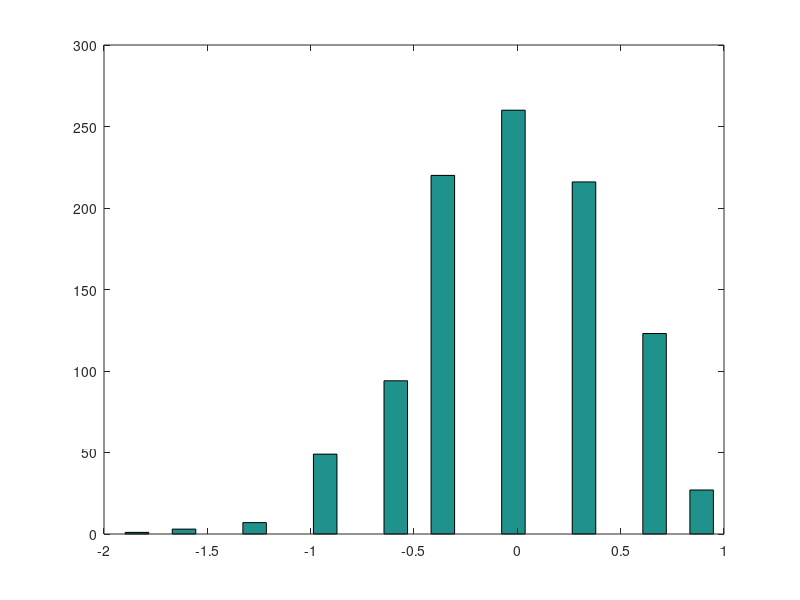
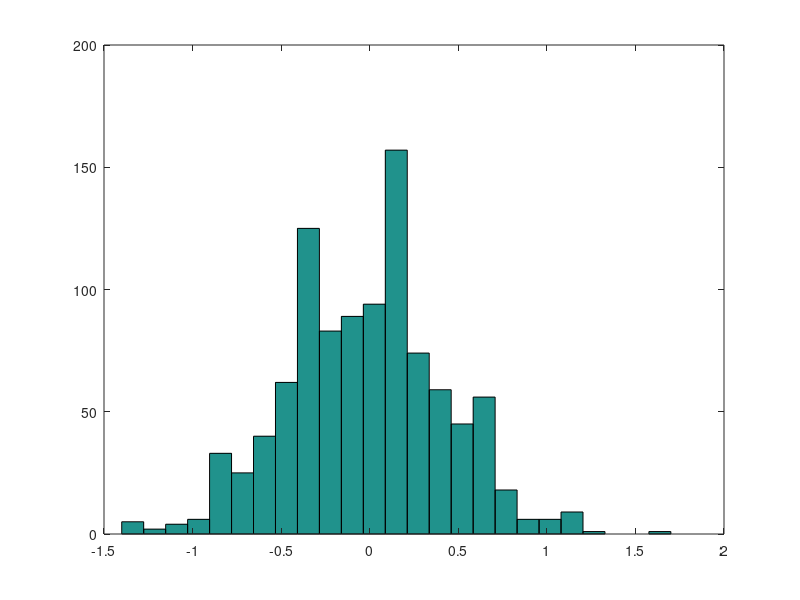
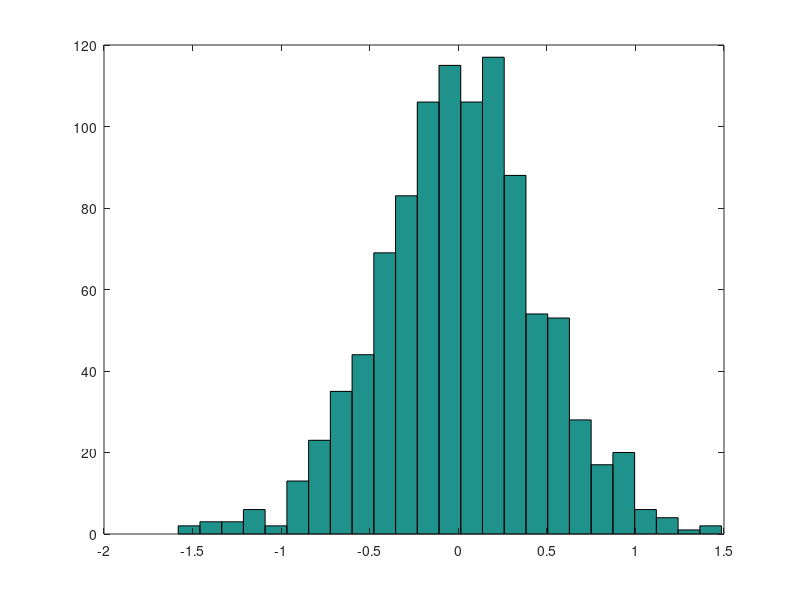
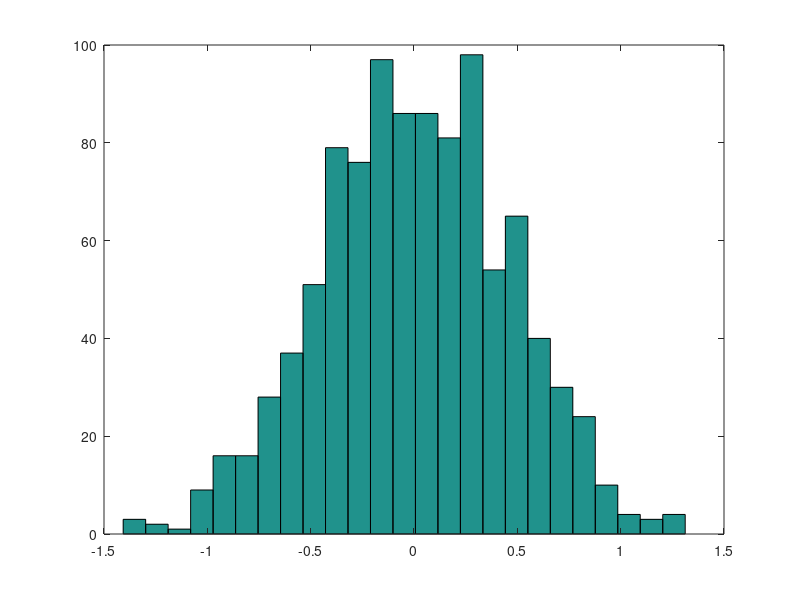

MATLAB code to generate these figures, in order:
heads = 0;
tails = 0;
p =  .7;       %%probability of heads
m = 1000;

for k = [10 100 1000 4000]
    S_k= [];
    for j = 1:m
        heads = 0;
        tails = 0;
        for i = 1:k        %%k = 10
            if rand <= p
                heads = heads + 1;
            else 
                tails = tails + 1;
            end
        end
        S_k = [S_k (heads-k*p)/sqrt(k)];
    end
    S_k
    figure
    hist(S_k,25)
end
 